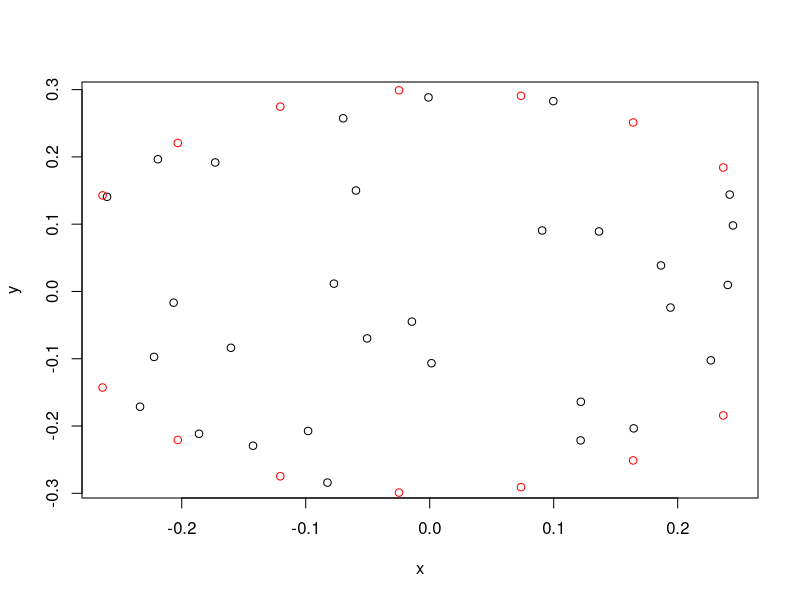

The R source for this figure: (Note: this script raises an error after producing the figure.)
# no idea if these two are the right names
set.seed(16)
# set.seed(18)
nshaft <- 30
phi <- rnorm(nshaft, 0, 40)
theta <- sample(1:360, nshaft)
lens <- pmax(rnorm(nshaft, .75, .3), .1)

n <- nshaft
x <- y <- z <- numeric(n)
xseed <- (runif(n * 20) - .5)
yseed <- (runif(n * 20) - .5)
j <- 1
rad <- .3
dmin <- rad / 7
dmin2 <- dmin^2

for(i in seq_len(n)) {
  while(
    any(
      (x - xseed[j]) ^ 2 + (y - yseed[j]) ^ 2 < dmin2 |
      (xseed[j] ^ 2 + yseed[j] ^ 2 > rad ^ 2)
  ) )
    j <- j + 1
  x[i] <- xseed[j]
  y[i] <- yseed[j]
  j <- j + 1
}
plot(cbind(x, y))
xx <- seq(0, 2 * pi, length.out=20)
m <- .3
points(cos(xx) * m, sin(xx) * m, col='red')
# base hex

angles <- seq(0, 2 * pi - pi/3, length.out=6)
hexb <- cbind(sin(angles), cos(angles))
hexscale <- pmax(rnorm(nshaft, .1, .025), .025)

# # make kaleidoscope
#
# hexc <- hexb * 1.50
# v1 <- cbind(hexc, 0)[,c(1,3,2)]
# v2 <- cbind(hexc[c(2:6, 1),], 0)[,c(1,3,2)]
# v3 <- cbind(numeric(6), -1L, numeric(6))
#
# kalei <- lapply(
#   seq_len(nrow(v1)),
#   function(i)
#   triangle(
#     v1[i,], v2[i,], v3[i,],
#     material=diffuse(gold)
#     # material=gold_mat
#   )
# )

# shaft.mat <- dielectric(attenuation=c(4, .2, 1))
shaft.mat <- dielectric(attenuation=c(10, 2, 4))
# shaft.mat <- diffuse()

shafts <- lapply(
  seq_len(nshaft),
  function(i)
    extruded_polygon(
      hexb * hexscale[i], x=x[i], z=z[i],
      top=lens[i], angle=c(phi[i], theta[i], 0), material=shaft.mat,
      material_id=1642L,
      scale=rep(2, 3)
    )
)
castle_backdrop <- dplyr::bind_rows(
  disk(material=gold_mat, radius=3.0),
  disk(material=gold_mat, angle=c(90, 0, 0), radius=3.0)
  # disk(
  #   material=diffuse(gold, checkerperiod=.25, checkercolor='white'), radius=1.75
  # ),
  # disk(
  #   material=diffuse('green', checkerperiod=.25, checkercolor='white'),
  #   angle=c(-90, 0, 0), radius=1.75
  # )
)
castle.size <- .3
make_castle <- (function(shafts) {
  force(shafts)
  function(size) {
    castle.size.init <- .3
    castle <- dplyr::bind_rows(
      shafts,
      sphere(
        radius=size,
        material=light(intensity=1), z=0,
        y=castle.size.init/2
      ),
    )
  }
})(shafts)

# for(i in seq(0, 360 / angles * (angles - 1), length.out=angles)) {
#   print(sprintf("Frame %d %s", i, Sys.time()))
#   render_scene(
#     dplyr::bind_rows(
#       sphere(x=2, y=2, z=2, material=light(intensity=2)),
#       group_objects(
#         backdrop, group_angle=c(-10,0,0), group_translate=c(0,0,-1.25),
#         pivot_point=c(0,0,0)
#     ) ),
#     # width=720, height=720, samples=100,
#     samples=2,
#     clamp_value=5,
#     # lookfrom=c(0, 5, 0.0001), lookat=c(0,.25,-.25),
#     lookfrom=c(0, .5, 4), lookat=c(0,.40,0),
#     filename=next_file("~/Downloads/rlang/castle/img-"),
#     aperture=0,
#     fov=40
#   )
# }
# print(Sys.time())
